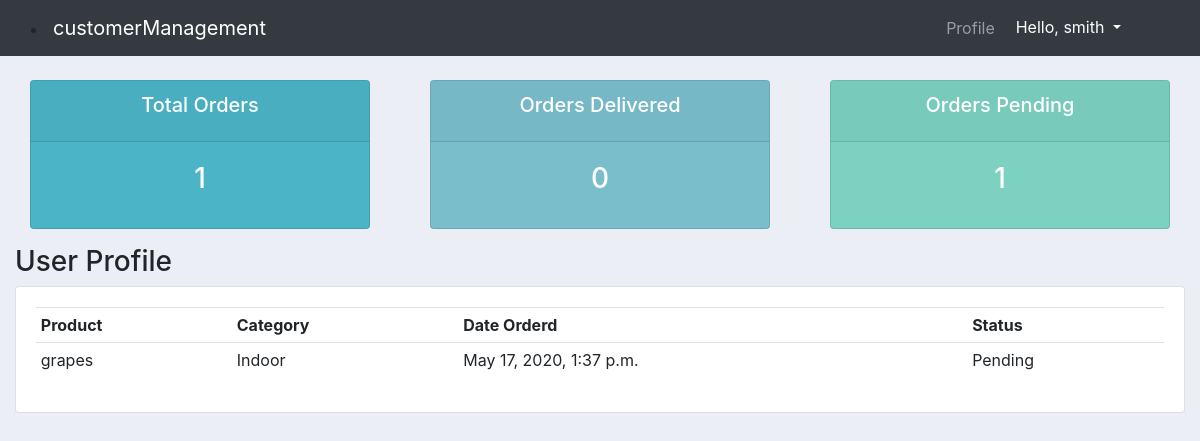
The page /user/ (signed in) on the database its author committed.
### accounts/models.py (models this page shows)
class Order(models.Model):
    STATUS = (
        ('Pending','Pending'),
        ('Out for delivery','Out for delivery'),
        ('Delivered','Delivered'),
    )
    customer = models.ForeignKey(Customer, null=True, on_delete=models.SET_NULL)
    product = models.ForeignKey(Product, null=True, on_delete=models.SET_NULL)
    date_created = models.DateTimeField(auto_now_add=True, null=True)
    status = models.CharField(max_length=200, null=True, choices=STATUS)

class Product(models.Model):
    CATEGORY = (
        ('Indoor','Indoor'),
        ('Outdoor','Outdoor'),
    )
    name = models.CharField(max_length=200, null=True)
    price = models.FloatField(null=True)
    category = models.CharField(max_length=200, null=True, choices=CATEGORY)
    desciption = models.CharField(max_length=200, null=True, blank=True)
    date_created = models.DateTimeField(auto_now_add=True, null=True)
    tag = models.ManyToManyField(Tag)
    def __str__(self):
        return self.name

### accounts/decorators.py (the view)
        def wrapper_func(request, *args, **kwargs):
            group = None
            if request.user.groups.exists():
                group = request.user.groups.all()[0].name
            if group in allowed_roles:
                return view_func(request, *args, **kwargs)
            else:
                return HttpResponse('You are not authorized to view this page')

### accounts/views.py (called while the page is built)
@login_required(login_url="loginuser")
@allowed_users(allowed_roles=['customer'])
def userProfile(request):
    orders = request.user.customer.order_set.all()
    print('orders:',orders)
    total_orders = orders.count()
    delivered = orders.filter(status = 'Delivered').count()
    pending = orders.filter(status = 'Pending').count()
    context = {
        'orders':orders,
        'delivered':delivered,
        'pending':pending,
        'total_orders':total_orders
    }
    return render(request,'accounts/user.html', context)

### accounts/templates/accounts/user.html
{%  extends 'accounts/main.html' %}
{% load static %}
{% block content %}
{% include 'accounts/status.html'%}
<h3> User Profile </h3>
<div class="row">
	<div class="col-md">
		<div class="card card-body">
			<table class="table table-sm">
				<tr>
					<th>Product</th>
					<th>Category</th>
					<th>Date Orderd</th>
					<th>Status</th>
				</tr>
				{% for order in orders %}
					<tr>
						<td>{{order.product}}</td>
						<td>{{order.product.category}}</td>
						<td>{{order.date_created}}</td>
						<td>{{order.status}}</td>
					</tr>
				{% endfor %}
			</table>
		</div>
	</div>
</div>
{% endblock content %}

### accounts/templates/accounts/navbar.html (shortened to what this page needs)
<nav class="navbar navbar-expand-md navbar-dark bg-dark">
<div class="container-fluid">
    {% if user.is_authenticated %}
      <li>
        <a class="navbar-brand" href="">
          <span>customerManagement</span>
        </a>
      </li>
    {% else %}
      <li>
        <a class="navbar-brand" href="">
          <span>customerManagement</span>
        </a>
      </li>
    {% endif %}
    <div class="collapse navbar-collapse" id="navbarNav">
    <ul class="navbar-nav ml-auto">
            {% if user.is_authenticated %}
            <ul class="navbar-nav mr-auto">
              <li class="nav-item">
                <a class="nav-link" href="{% url 'account'%}">Profile</a>
              </li>
            </ul>
                <li class="nav-item">
                    <div class="dropdown">
                        <button class="btn btn-dark dropdown-toggle" type="button" id="dropdownMenuButton" data-toggle="dropdown" aria-haspopup="true" aria-expanded="false">
                          Hello, {{ user.username }}
                        </button>
                    </div>
                </li>
            {% endif %}
        </ul>
    </div>
</div>
</nav>

### static/css/main.css (style rules this page uses)
body { background-color: #ebeff5; }
#dropdownMenuButton { margin-right: 35px; }

### rows shown on the page
Order: product "grapes", product.category "Indoor", date_created "May 17, 2020, 1:37 p.m.", status "Pending"

### other values the page prints
{{ user.username }} "smith"
{{ total_orders }} "1"
{{ delivered }} "0"
{{ pending }} "1"
